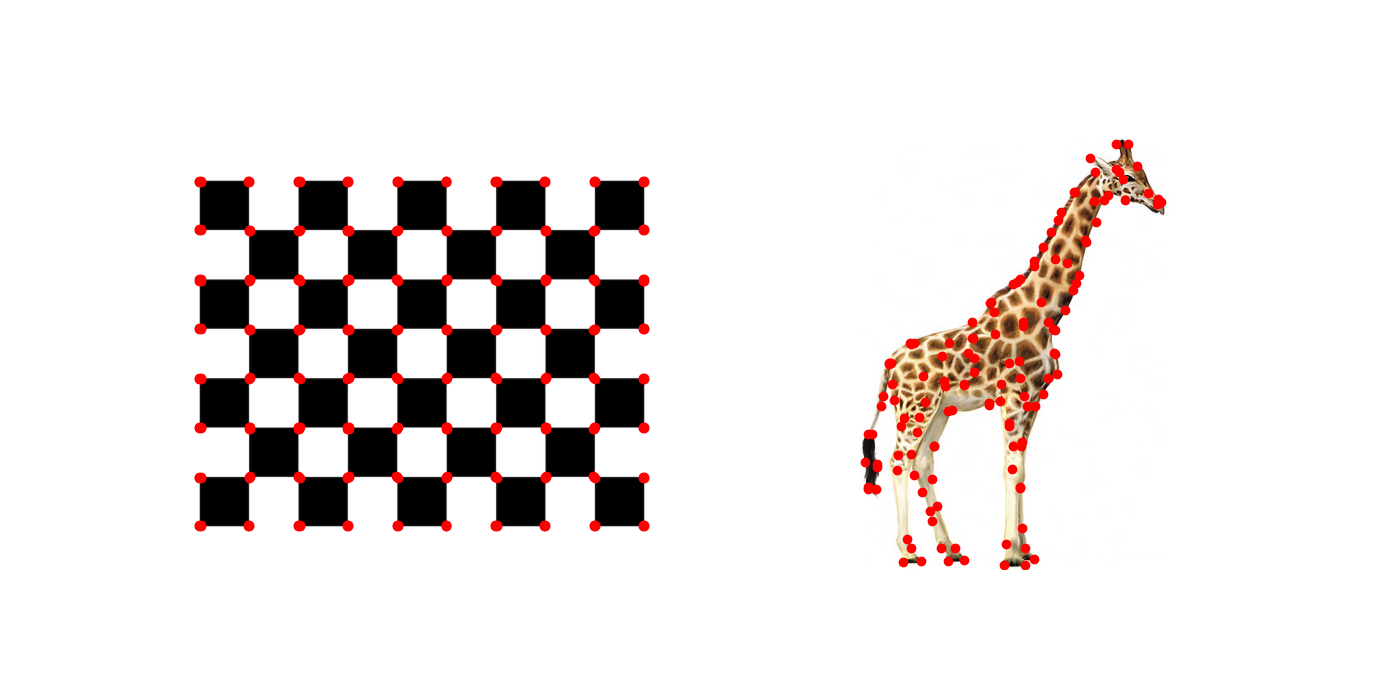
#> input picture HW1/vp2025_212047542_327703013/212047542_327703013_image_corners.png, 1400 x 700 px
$ python -i stabilization.py   (imports and definitions only)
#> lines starting #> are read from the running program, lines starting #| are printed output that depends on the picture; after the words box and inside, x2 and y2 are one past the last pixel; in counts of white or black regions, pixels touching at a corner belong together
import cv2
import numpy as np


def extract_harris_corners(gray_img, max_corners=150, thresh=0.01):
    # compute corner harris: det(M) - k * (trace(M))^2
    dst = cv2.cornerHarris(gray_img, blockSize=2, ksize=3, k=0.04)

    h, w = gray_img.shape
    # keep the central exclusion zone to eliminate human tracking vectors
    dst[int(h * 0.2):int(h * 0.8), int(w * 0.25):int(w * 0.75)] = 0

    # threshold the map to retain only prominent local corners
    _, dst_thresh = cv2.threshold(dst, thresh * dst.max(), 255, cv2.THRESH_BINARY)
    dst_thresh = np.uint8(dst_thresh)

    # groups pixel clusters (blobs) and extracts their center-of-mass centroids
    _, _, _, centroids = cv2.connectedComponentsWithStats(dst_thresh)

    corners = centroids[1:]

    if len(corners) > max_corners:
        grid_h, grid_w = h // 4, w // 4
        allocated_corners = []
        corners_per_cell = max_corners // 16

        for r in range(4):
            for c in range(4):
                y_min, y_max = r * grid_h, (r + 1) * grid_h
                x_min, x_max = c * grid_w, (c + 1) * grid_w

                cell_mask = (corners[:, 1] >= y_min) & (corners[:, 1] < y_max) & \
                            (corners[:, 0] >= x_min) & (corners[:, 0] < x_max)
                cell_pts = corners[cell_mask]

                if len(cell_pts) > 0:
                    n_sample = min(len(cell_pts), corners_per_cell)
                    idx = np.random.choice(len(cell_pts), n_sample, replace=False)
                    allocated_corners.append(cell_pts[idx])

        if len(allocated_corners) > 0:
            corners = np.vstack(allocated_corners)

    corners = np.float32(corners).reshape(-1, 1, 2)

    # refine integer centroids to fractional sub-pixel coordinates
    if len(corners) > 0:
        subpix_criteria = (cv2.TERM_CRITERIA_EPS + cv2.TERM_CRITERIA_MAX_ITER, 40, 0.001)
        # using a small 5x5 local window search neighborhood to maximize sub-pixel convergence
        cv2.cornerSubPix(gray_img, corners, winSize=(5, 5), zeroZone=(-1, -1), criteria=subpix_criteria)

    return corners


# [79 lines left out: functions estimate_pair_transform, stabilize_video_pipeline, not called in this run]

>>> import cv2
>>> picture = cv2.imread('../../HW1/vp2025_212047542_327703013/212047542_327703013_image_corners.png', cv2.IMREAD_GRAYSCALE)
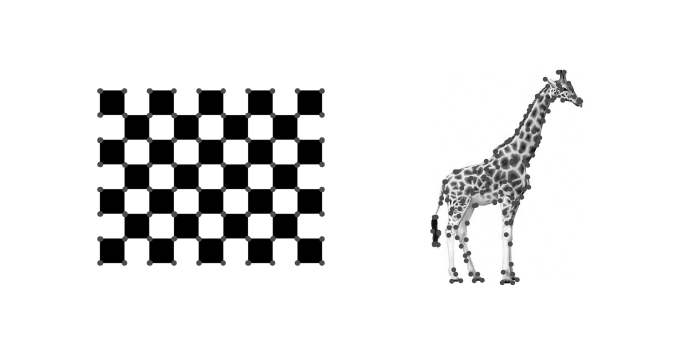
#> picture: shape (700, 1400) (shown at 1/2 size); min 0, max 255, mean 230
>>> result = extract_harris_corners(picture)
#> in extract_harris_corners, `dst = cv2.cornerHarris(gray_img, blockSize=2, ksize=3, k=0.04)`:
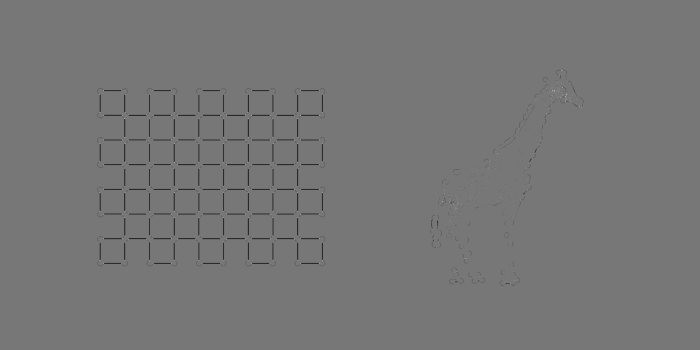
#> dst: shape (700, 1400) float32 (shown at 1/2 size); min -0.022, max 0.0249, mean -0.000154; drawn with min black and max white
#> in extract_harris_corners, `dst[int(h * 0.2):int(h * 0.8), int(w * 0.25):int(w * 0.75)] = 0`:
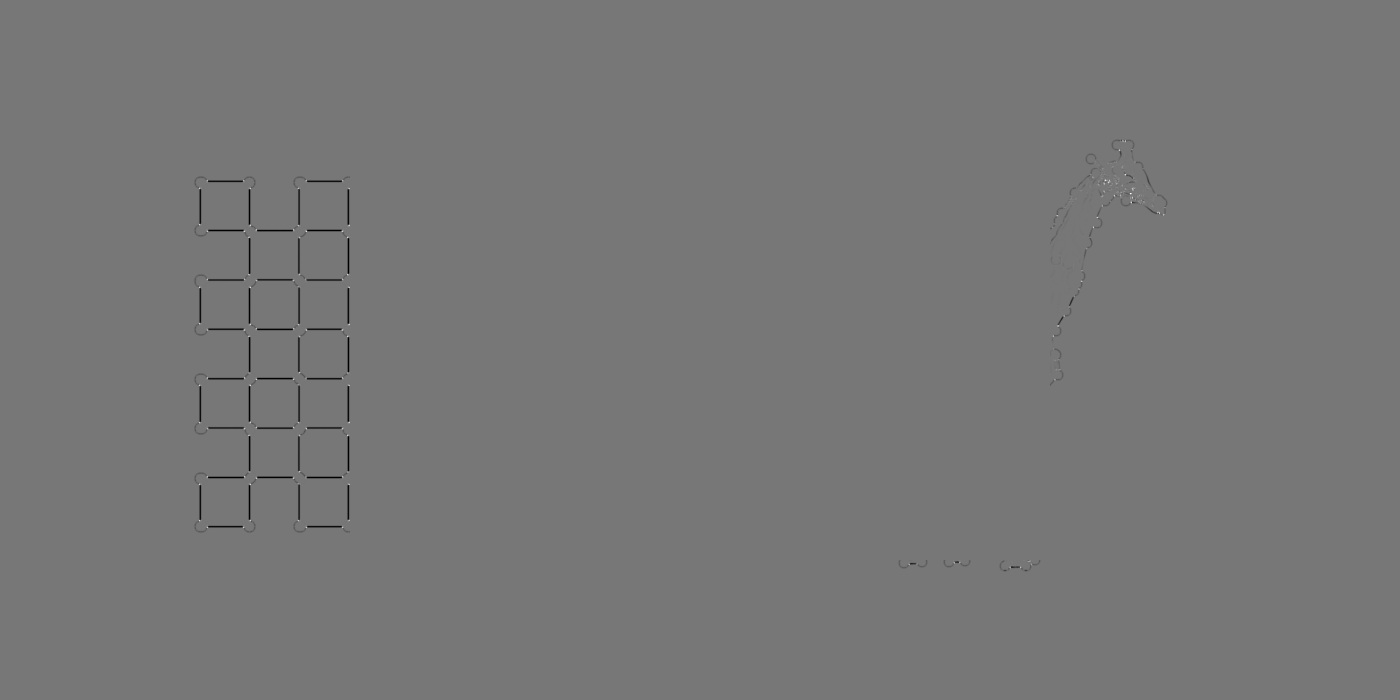
#> dst: shape (700, 1400) float32; 7.74% of pixels changed, all inside (x1, y1, x2, y2) = (350, 142, 1050, 560); drawn with min black and max white
#> in extract_harris_corners, `_, dst_thresh = cv2.threshold(dst, thresh * dst.max(), 255, cv2.THRESH..`:
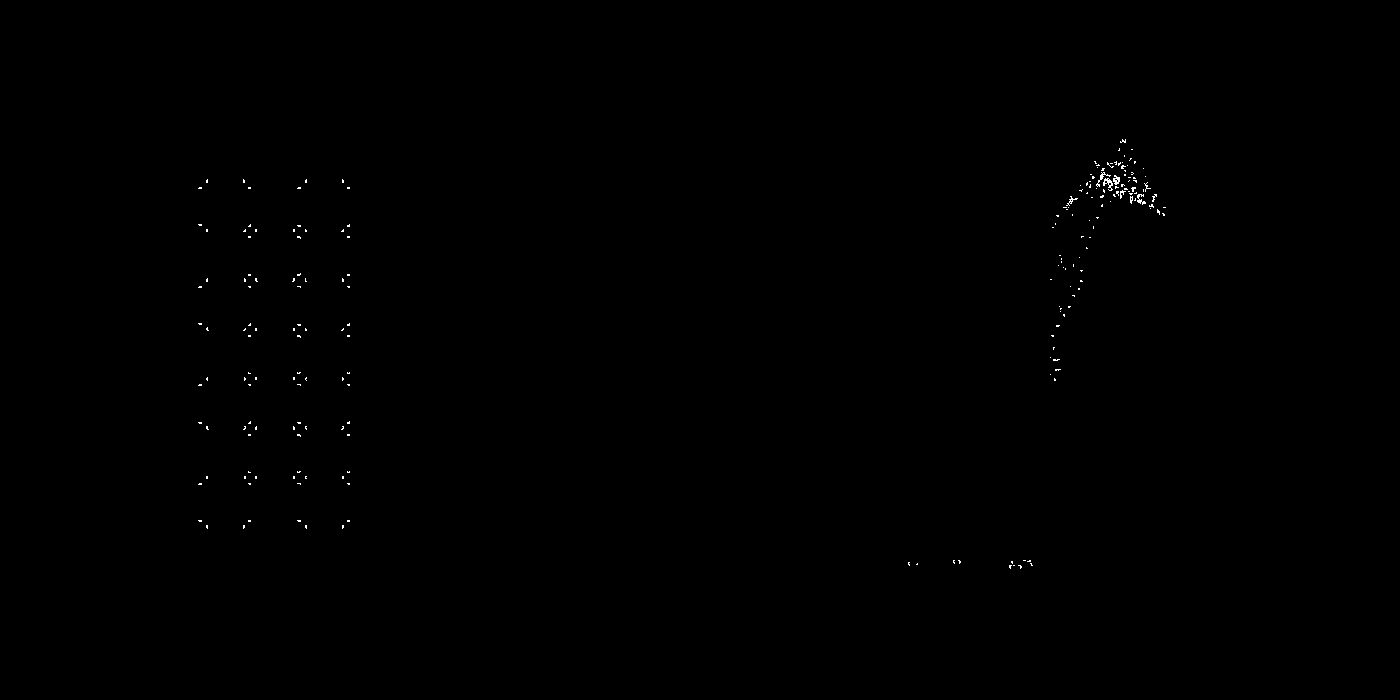
#> dst_thresh: shape (700, 1400) float32; 0.14% white in thin lines or dots, all inside (x1, y1, x2, y2) = (198, 139, 1166, 569)
#> in extract_harris_corners, `_, _, _, centroids = cv2.connectedComponentsWithStats(dst_thresh)`: centroids = 211 pairs, first value 199.7 to 1164, second value 140.8 to 566.1
#> in extract_harris_corners, `corners = centroids[1:]`: corners = 210 pairs, first value 199.7 to 1164, second value 140.8 to 566.1
#> after the loop in extract_harris_corners, `for r in range(4):`: allocated_corners = 7 point arrays, longest 9 points
#> in extract_harris_corners, `corners = np.vstack(allocated_corners)`: corners = 54 pairs, first value 199.7 to 1163.2, second value 149.2 to 565
#> in extract_harris_corners, `corners = np.float32(corners).reshape(-1, 1, 2)`: corners = 54 rows, first 8: [1090.5, 174], [1118.9, 163.4], [1127, 165], [1122.4, 166.5], [1118.8, 149.2], [1124.5, 174.5], [1122, 162], [1131.8, 173]
#> result = 54 rows, first 8: [1092.9, 176.3], [1118.9, 163.4], [1122.2, 166.5], [1122.2, 166.5], [1119.2, 149], [1124.5, 173.7], [1122, 162], [1131.8, 173]

$ run again, on HW1/vp2025_212047542_327703013/212047542_327703013_response_black_and_white.png
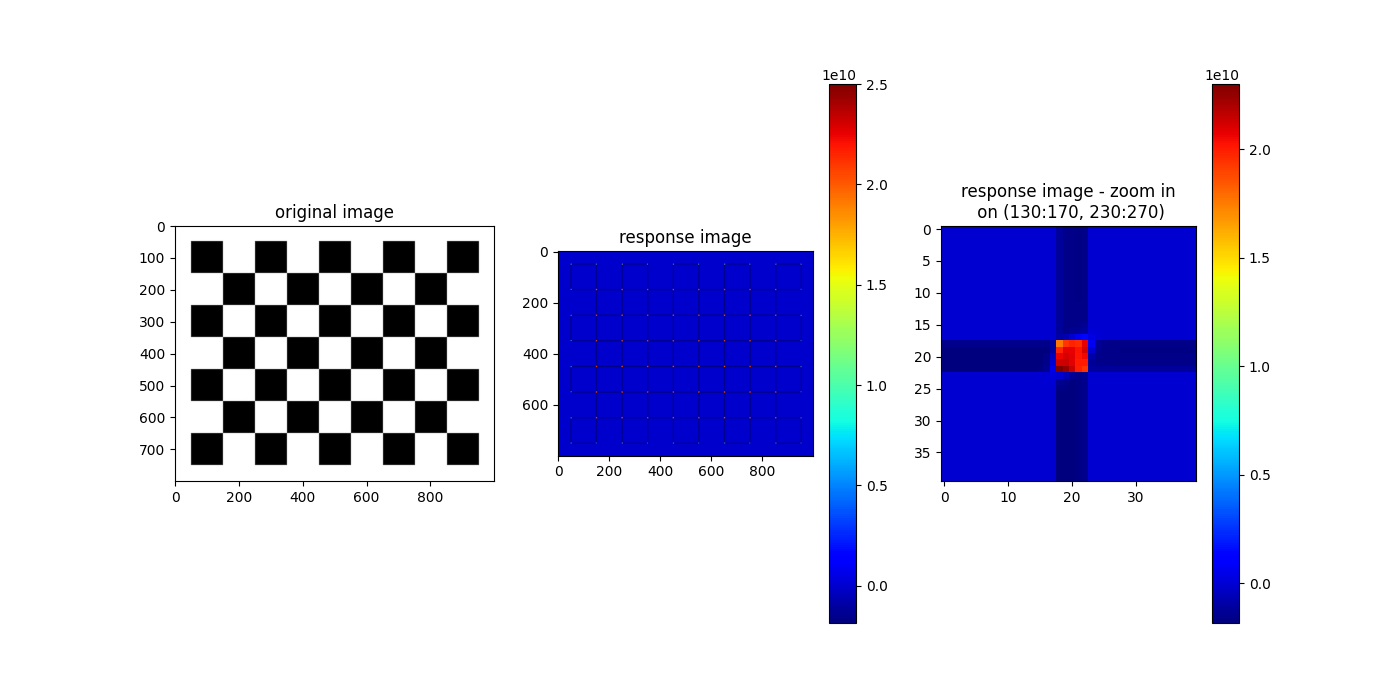
#> input picture HW1/vp2025_212047542_327703013/212047542_327703013_response_black_and_white.png, 1400 x 700 px
#> in extract_harris_corners, `dst = cv2.cornerHarris(gray_img, blockSize=2, ksize=3, k=0.04)`:
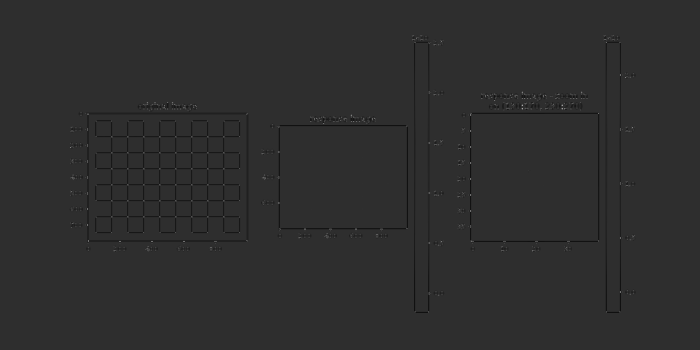
#> dst: shape (700, 1400) float32 (shown at 1/2 size); min -0.0324, max 0.144, mean -0.000302; drawn with min black and max white
#> in extract_harris_corners, `_, dst_thresh = cv2.threshold(dst, thresh * dst.max(), 255, cv2.THRESH..`:
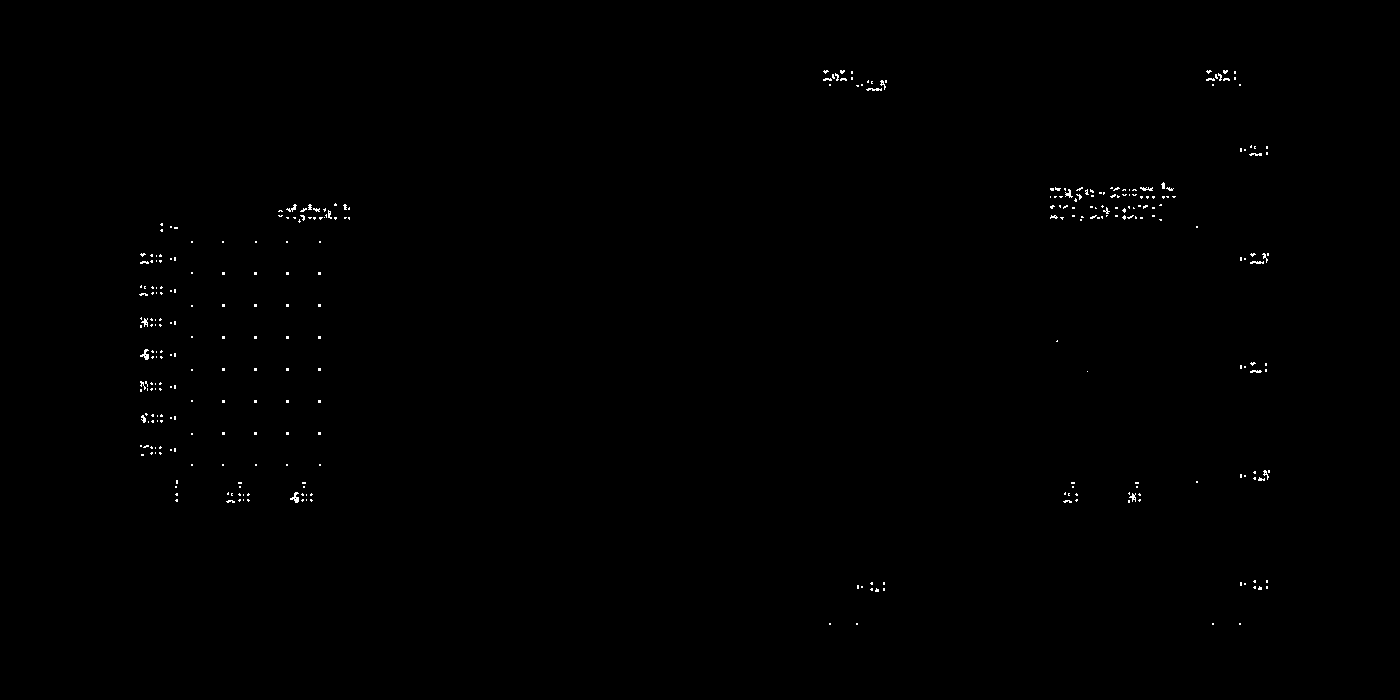
#> dst_thresh: shape (700, 1400) float32; 0.27% white in thin lines or dots, all inside (x1, y1, x2, y2) = (139, 70, 1270, 625)
#> centroids = 321 pairs, first value 140.5 to 1268.5, second value 71.15 to 623.5
#> in extract_harris_corners, `corners = centroids[1:]`: corners = 320 pairs, first value 140.5 to 1268.5, second value 71.15 to 623.5
#> after the loop in extract_harris_corners, `for r in range(4):`: allocated_corners = 8 point arrays, longest 9 points
#> in extract_harris_corners, `corners = np.vstack(allocated_corners)`: corners = 72 pairs, first value 146 to 1268.5, second value 71.15 to 623.5
#> in extract_harris_corners, `corners = np.float32(corners).reshape(-1, 1, 2)`: corners = 72 rows, first 8: [841.8, 71.27], [827, 79.05], [867.6, 81.2], [871.4, 82], [857.2, 85.4], [832.8, 76.09], [851.5, 72], [861.5, 84.5]
#> result = 72 rows, first 8: [841.8, 71.27], [829.9, 80.64], [867.6, 81.2], [872.9, 81.45], [856.7, 83.33], [829.9, 80.64], [851.2, 69.06], [856.7, 83.33]
